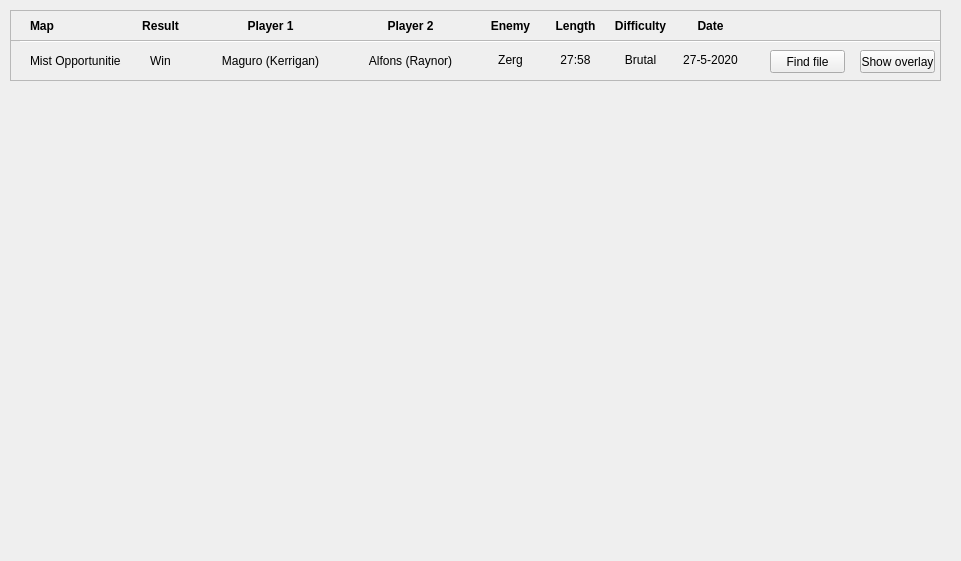
    <widget class="QWidget" name="SC_GamesScrollAreaContent">
     <property name="geometry">
      <rect>
       <x>0</x>
       <y>0</y>
       <width>961</width>
       <height>561</height>
      </rect>
     </property>
     <widget class="QFrame" name="FR_Map_00">
      <property name="geometry">
       <rect>
        <x>10</x>
        <y>40</y>
        <width>931</width>
        <height>41</height>
       </rect>
      </property>
      <property name="styleSheet">
       <string notr="true"/>
      </property>
      <property name="frameShape">
       <enum>QFrame::StyledPanel</enum>
      </property>
      <property name="frameShadow">
       <enum>QFrame::Raised</enum>
      </property>
      <widget class="QLabel" name="LA_Map_Name_00">
       <property name="geometry">
        <rect>
         <x>20</x>
         <y>10</y>
         <width>91</width>
         <height>21</height>
        </rect>
       </property>
       <property name="text">
        <string>Mist Opportunities</string>
       </property>
       <property name="alignment">
        <set>Qt::AlignLeading|Qt::AlignLeft|Qt::AlignVCenter</set>
       </property>
      </widget>
      <widget class="QLabel" name="LA_Map_Result_00">
       <property name="geometry">
        <rect>
         <x>140</x>
         <y>10</y>
         <width>21</width>
         <height>21</height>
        </rect>
       </property>
       <property name="text">
        <string>Win</string>
       </property>
       <property name="alignment">
        <set>Qt::AlignCenter</set>
       </property>
      </widget>
      <widget class="QLabel" name="LA_Map_P1_00">
       <property name="geometry">
        <rect>
         <x>210</x>
         <y>10</y>
         <width>101</width>
         <height>21</height>
        </rect>
       </property>
       <property name="text">
        <string>Maguro (Kerrigan)</string>
       </property>
       <property name="alignment">
        <set>Qt::AlignCenter</set>
       </property>
      </widget>
      <widget class="QLabel" name="LA_Map_P2_00">
       <property name="geometry">
        <rect>
         <x>350</x>
         <y>10</y>
         <width>101</width>
         <height>21</height>
        </rect>
       </property>
       <property name="text">
        <string>Alfons (Raynor)</string>
       </property>
       <property name="alignment">
        <set>Qt::AlignCenter</set>
       </property>
      </widget>
      <widget class="QLabel" name="LA_Map_Enemy_00">
       <property name="geometry">
        <rect>
         <x>480</x>
         <y>10</y>
         <width>41</width>
         <height>20</height>
        </rect>
       </property>
       <property name="text">
        <string>Zerg</string>
       </property>
       <property name="alignment">
        <set>Qt::AlignCenter</set>
       </property>
      </widget>
      <widget class="QPushButton" name="BT_Show_Map_00">
       <property name="geometry">
        <rect>
         <x>850</x>
         <y>10</y>
         <width>75</width>
         <height>23</height>
        </rect>
       </property>
       <property name="styleSheet">
        <string notr="true"/>
       </property>
       <property name="text">
        <string>Show overlay</string>
       </property>
      </widget>
      <widget class="QLabel" name="LA_Map_Length_00">
       <property name="geometry">
        <rect>
         <x>530</x>
         <y>10</y>
         <width>71</width>
         <height>20</height>
        </rect>
       </property>
       <property name="text">
        <string>27:58</string>
       </property>
       <property name="alignment">
        <set>Qt::AlignCenter</set>
       </property>
      </widget>
      <widget class="QLabel" name="LA_Map_Difficulty_00">
       <property name="geometry">
        <rect>
         <x>590</x>
         <y>10</y>
         <width>81</width>
         <height>20</height>
        </rect>
       </property>
       <property name="text">
        <string>Brutal</string>
       </property>
       <property name="alignment">
        <set>Qt::AlignCenter</set>
       </property>
      </widget>
      <widget class="QPushButton" name="BT_Find_Map_00">
       <property name="geometry">
        <rect>
         <x>760</x>
         <y>10</y>
         <width>75</width>
         <height>23</height>
        </rect>
       </property>
       <property name="styleSheet">
        <string notr="true"/>
       </property>
       <property name="text">
        <string>Find file</string>
       </property>
      </widget>
      <widget class="Line" name="LINE_Map_00">
       <property name="geometry">
        <rect>
         <x>10</x>
         <y>0</y>
         <width>921</width>
         <height>2</height>
        </rect>
       </property>
       <property name="orientation">
        <enum>Qt::Horizontal</enum>
       </property>
      </widget>
      <widget class="QLabel" name="LA_Map_Date_00">
       <property name="geometry">
        <rect>
         <x>660</x>
         <y>10</y>
         <width>81</width>
         <height>20</height>
        </rect>
       </property>
       <property name="text">
        <string>27-5-2020</string>
       </property>
       <property name="alignment">
        <set>Qt::AlignCenter</set>
       </property>
      </widget>
     </widget>
     <widget class="QFrame" name="FR_RecentGamesHeading">
      <property name="geometry">
       <rect>
        <x>10</x>
        <y>10</y>
        <width>931</width>
        <height>31</height>
       </rect>
      </property>
      <property name="styleSheet">
       <string notr="true">font-weight: bold</string>
      </property>
      <property name="frameShape">
       <enum>QFrame::StyledPanel</enum>
      </property>
      <property name="frameShadow">
       <enum>QFrame::Raised</enum>
      </property>
      <widget class="QLabel" name="LA_Difficulty">
       <property name="geometry">
        <rect>
         <x>590</x>
         <y>0</y>
         <width>81</width>
         <height>31</height>
        </rect>
       </property>
       <property name="text">
        <string>Difficulty</string>
       </property>
       <property name="alignment">
        <set>Qt::AlignCenter</set>
       </property>
      </widget>
      <widget class="QLabel" name="LA_Player2">
       <property name="geometry">
        <rect>
         <x>360</x>
         <y>0</y>
         <width>81</width>
         <height>31</height>
        </rect>
       </property>
       <property name="text">
        <string>Player 2</string>
       </property>
       <property name="alignment">
        <set>Qt::AlignCenter</set>
       </property>
      </widget>
      <widget class="QLabel" name="LA_Enemy">
       <property name="geometry">
        <rect>
         <x>480</x>
         <y>0</y>
         <width>41</width>
         <height>31</height>
        </rect>
       </property>
       <property name="text">
        <string>Enemy</string>
       </property>
       <property name="alignment">
        <set>Qt::AlignCenter</set>
       </property>
      </widget>
      <widget class="QLabel" name="LA_Length">
       <property name="geometry">
        <rect>
         <x>530</x>
         <y>0</y>
         <width>71</width>
         <height>31</height>
        </rect>
       </property>
       <property name="text">
        <string>Length</string>
       </property>
       <property name="alignment">
        <set>Qt::AlignCenter</set>
       </property>
      </widget>
      <widget class="QLabel" name="LA_Map">
       <property name="geometry">
        <rect>
         <x>20</x>
         <y>0</y>
         <width>41</width>
         <height>31</height>
        </rect>
       </property>
       <property name="text">
        <string>Map</string>
       </property>
       <property name="alignment">
        <set>Qt::AlignLeading|Qt::AlignLeft|Qt::AlignVCenter</set>
       </property>
      </widget>
      <widget class="QLabel" name="LA_Player1">
       <property name="geometry">
        <rect>
         <x>220</x>
         <y>0</y>
         <width>81</width>
         <height>31</height>
        </rect>
       </property>
       <property name="text">
        <string>Player 1</string>
       </property>
       <property name="alignment">
        <set>Qt::AlignCenter</set>
       </property>
      </widget>
      <widget class="QLabel" name="LA_Result">
       <property name="geometry">
        <rect>
         <x>130</x>
         <y>0</y>
         <width>41</width>
         <height>31</height>
        </rect>
       </property>
       <property name="text">
        <string>Result</string>
       </property>
       <property name="alignment">
        <set>Qt::AlignCenter</set>
       </property>
      </widget>
      <widget class="QLabel" name="LA_Date">
       <property name="geometry">
        <rect>
         <x>660</x>
         <y>0</y>
         <width>81</width>
         <height>31</height>
        </rect>
       </property>
       <property name="text">
        <string>Date</string>
       </property>
       <property name="alignment">
        <set>Qt::AlignCenter</set>
       </property>
      </widget>
     </widget>
    </widget>
